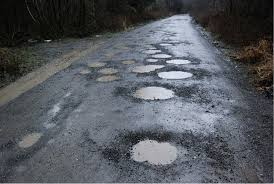
#> input picture pot.jpg, 274 x 184 px, found by its file name
$ python pothole.py
#> lines starting #> are read from the running program, lines starting #| are printed output that depends on the picture
import cv2
import numpy as np

# Load the image (make sure the filename is correct and in the same directory)
image_path = 'D:\Project\Projects For Interview\Pothole\Pothole-Detector-using-Image-Processing\pot.jpg'  # or 'images/pot.jpg' if it's in a subfolder
image = cv2.imread(image_path)
#> image is the input picture: shape (184, 274, 3); mean B, G, R 93.9, 88.1, 84.5

# Check if image loaded successfully
if image is None:
    print(f"Error: Could not load image from {image_path}. Please check the file path.")
else:
    # Convert to grayscale
    gray = cv2.cvtColor(image, cv2.COLOR_BGR2GRAY)

    # Apply Gaussian blur
    blurred = cv2.GaussianBlur(gray, (5, 5), 0)
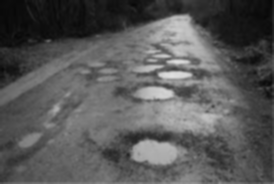
#> blurred: shape (184, 274); min 7, max 223, mean 87.5

    # Canny edge detection
    edges = cv2.Canny(blurred, 50, 150)
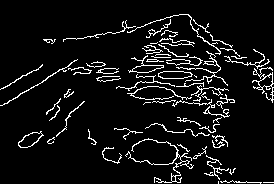
#> edges: shape (184, 274); 7.3% white in thin lines or dots

    # Display the edge-detected image in a window
    cv2.imshow("Pothole Edge Detection", edges)
    cv2.waitKey(0)  # Waits for a key press to close the window
    cv2.destroyAllWindows()
